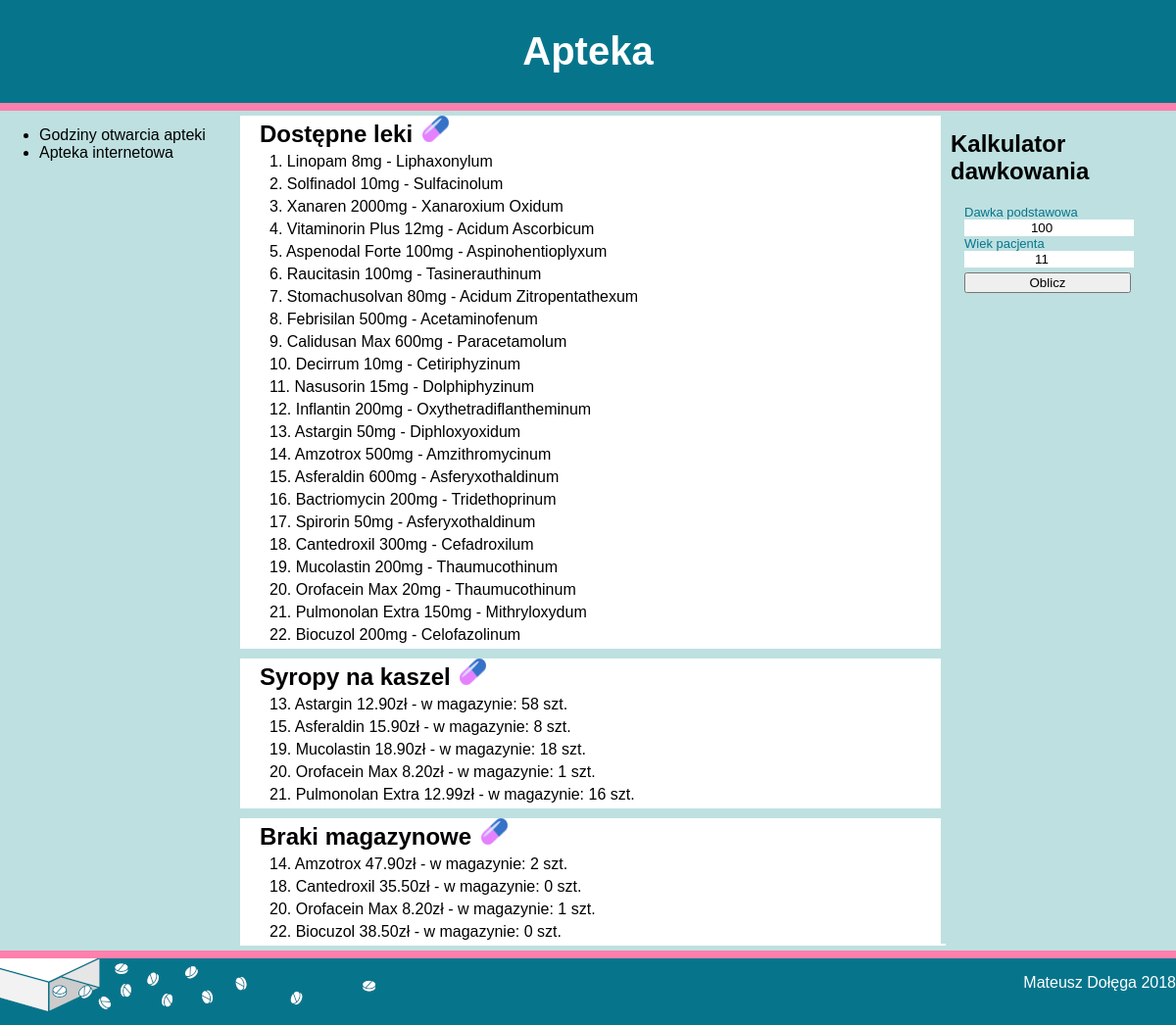
/4TI/28-10-2019_apteka/index.php, run on the app's committed database.
### tables this page shows
CREATE TABLE `leki` (
  `id` int(11) NOT NULL,
  `nazwa` varchar(50) NOT NULL,
  `dawka` int(11) NOT NULL,
  `substancja_czynna` varchar(30) NOT NULL,
  `zastosowanie` varchar(20) NOT NULL,
  `forma_podania` int(11) NOT NULL,
  `cena` decimal(5,2) NOT NULL,
  `ilosc_w_magazynie` int(11) NOT NULL
);

### 4TI/28-10-2019_apteka/index.php (the view, shortened to what this page needs)
<!DOCTYPE html>
<html>
<head>
    <link rel="stylesheet" type="text/css" href="style.css" />
</head>
<body>
    <main>
        <header>
            <h1>Apteka</h1>
        </header>
        <aside>
            <ul>
                <li><a href="godziny.html">Godziny otwarcia apteki</a></li>
                <li><a href="http://apteka24.pl">Apteka internetowa</a></li>
            </ul>
        </aside>
        <section>
            <div>
                <h2>Dostępne leki</h2>
                <img src="tabletka.png" alt="tabletka">
                <?php
$link = mysqli_connect("localhost", "mateusz", "123", "apteka");
$result = mysqli_query($link, "select a.id, a.nazwa, a.dawka, a.substancja_czynna from leki as a;");
if ($result->num_rows > 0) {
    while ($row = $result->fetch_assoc()) {
        echo "<p>" . $row["id"] . ". " . $row["nazwa"] . " " . $row["dawka"] . "mg - " . $row["substancja_czynna"] . "</p>";
    }
}
?>
            </div>
            <div>
                <h2>Syropy na kaszel</h2>
                <img src="tabletka.png" alt="tabletka">
                <?php
                $link = mysqli_connect("localhost", "mateusz", "123", "apteka");
                $result = mysqli_query($link, 'select l.id, l.nazwa, l.cena, l.ilosc_w_magazynie from leki as l left join formy_podania as f on f.id = l.forma_podania  where l.zastosowanie = "kaszel" and f.forma = "syrop";');
                if ($result->num_rows > 0) {
                    while ($row = $result->fetch_assoc()) {
                        echo "<p>" . $row["id"] . ". " . $row["nazwa"] . " " . $row["cena"] . "zł - w magazynie: " . $row["ilosc_w_magazynie"] . " szt.</p>";
                    }
                }
                ?>
            </div>
            <div>
                <h2>Braki magazynowe</h2>
                <img src="tabletka.png" alt="tabletka">
                <?php
                $link = mysqli_connect("localhost", "mateusz", "123", "apteka");
                $result = mysqli_query($link, 'select l.id, l.nazwa, l.cena, l.ilosc_w_magazynie from leki as l where l.ilosc_w_magazynie < 3;');
                if ($result->num_rows > 0) {
                    while ($row = $result->fetch_assoc()) {
                        echo "<p>" . $row["id"] . ". " . $row["nazwa"] . " " . $row["cena"] . "zł - w magazynie: " . $row["ilosc_w_magazynie"] . " szt.</p>";
                    }
                }
                ?>
            </div>
        </section>
        <aside>
            <h2>Kalkulator dawkowania</h2>
            <form action="" method="GET" name="Kalkulator">
                Dawka podstawowa <br><input type="number" value="100" id="dawka"><br>
                Wiek pacjenta <br><input type="number" value="11" id="wiek"><br>
                <input type="button" value="Oblicz" onclick="oblicz()">
            </form>
        </aside>
        <footer>
            <p>Mateusz Dołęga 2018</p>
        </footer>
    </main>
</body>
</html>

### 4TI/28-10-2019_apteka/style.css (style rules this page uses)
body { margin: 0 auto; width: 100%; font-family: Arial, Helvetica, sans-serif; background-color: #bee0e0; }
h1 { text-align: center; font-size: 250%; margin: 0; }
section h2 { margin-left: 20px; display: inline; }
section img { width: 27px; height: 27px; margin-left: 5px; }
header { background-color: #06758c; color: #fff; padding: 30px 0; border-bottom: solid 8px #ff80ad; }
aside { background-color: #bee0e0; width: 20%; height: 850px; float: left; }
aside form { margin: 0 auto; width: 80%; font-size: small; color: #06758c; }
aside form input[type='number'] { box-sizing: border-box; width: 173px; border: gray; text-align: center; }
aside form input[type='button'] { box-sizing: border-box; width: 170px; margin-top: 5px; }
section { width: 60%; float: left; background-color: #bee0e0; }
div { background-color: #fff; float: left; width: 100%; margin: 5px; }
footer { background-color: #06758c; color: #fff; text-align: right; padding: 0 18px 18px 0; border-top: #ff80ad solid 8px; float: left; width: 100%; background-image: url('tabletki.png'); background-repeat: no-repeat; background-size: 384px 56px; }
a { text-decoration: none; color: #000; }
aside h2 { margin-left: 10px; }
section > div p { padding-left: 30px; margin-top: 5px; margin-bottom: 5px; }

### data on the page
leki: id "1", nazwa "Linopam", dawka "8", substancja_czynna "Liphaxonylum"
leki: id "2", nazwa "Solfinadol", dawka "10", substancja_czynna "Sulfacinolum"
leki: id "3", nazwa "Xanaren", dawka "2000", substancja_czynna "Xanaroxium Oxidum"
leki: id "4", nazwa "Vitaminorin Plus", dawka "12", substancja_czynna "Acidum Ascorbicum"
leki: id "5", nazwa "Aspenodal Forte", dawka "100", substancja_czynna "Aspinohentioplyxum"
leki: id "6", nazwa "Raucitasin", dawka "100", substancja_czynna "Tasinerauthinum"
leki: id "7", nazwa "Stomachusolvan", dawka "80", substancja_czynna "Acidum Zitropentathexum"
leki: id "8", nazwa "Febrisilan", dawka "500", substancja_czynna "Acetaminofenum"
leki: id "9", nazwa "Calidusan Max", dawka "600", substancja_czynna "Paracetamolum"
leki: id "10", nazwa "Decirrum", dawka "10", substancja_czynna "Cetiriphyzinum"
leki: id "11", nazwa "Nasusorin", dawka "15", substancja_czynna "Dolphiphyzinum"
leki: id "12", nazwa "Inflantin", dawka "200", substancja_czynna "Oxythetradiflantheminum"
leki: id "13", nazwa "Astargin", dawka "50", substancja_czynna "Diphloxyoxidum", cena "12.90", ilosc_w_magazynie "58"
leki: id "14", nazwa "Amzotrox", dawka "500", substancja_czynna "Amzithromycinum", cena "47.90", ilosc_w_magazynie "2"
leki: id "15", nazwa "Asferaldin", dawka "600", substancja_czynna "Asferyxothaldinum", cena "15.90", ilosc_w_magazynie "8"
leki: id "16", nazwa "Bactriomycin", dawka "200", substancja_czynna "Tridethoprinum"
leki: id "17", nazwa "Spirorin", dawka "50", substancja_czynna "Asferyxothaldinum"
leki: id "18", nazwa "Cantedroxil", dawka "300", substancja_czynna "Cefadroxilum", cena "35.50", ilosc_w_magazynie "0"
leki: id "19", nazwa "Mucolastin", dawka "200", substancja_czynna "Thaumucothinum", cena "18.90", ilosc_w_magazynie "18"
leki: id "20", nazwa "Orofacein Max", dawka "20", substancja_czynna "Thaumucothinum", cena "8.20", ilosc_w_magazynie "1"
leki: id "21", nazwa "Pulmonolan Extra", dawka "150", substancja_czynna "Mithryloxydum", cena "12.99", ilosc_w_magazynie "16"
leki: id "22", nazwa "Biocuzol", dawka "200", substancja_czynna "Celofazolinum", cena "38.50", ilosc_w_magazynie "0"
